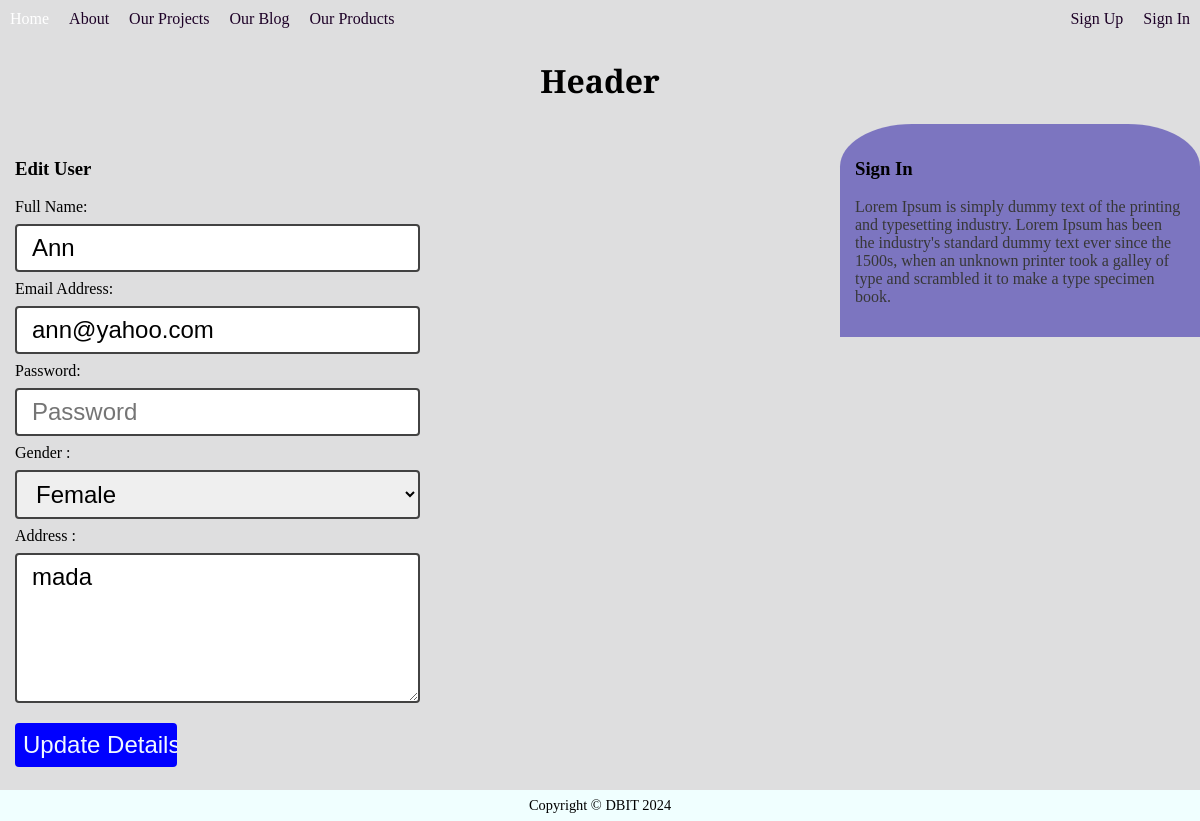
The app's page /edit_users.php?userId=3 with its own data.
### tables this page shows
CREATE TABLE IF NOT EXISTS `users` (
  `userId` bigint(10) NOT NULL AUTO_INCREMENT,
  `fullname` varchar(50) DEFAULT NULL,
  `email` varchar(50) NOT NULL DEFAULT '',
  `genderId` tinyint(1) NOT NULL DEFAULT 0,
  `password` varchar(60) NOT NULL DEFAULT '',
  `address` text DEFAULT NULL,
  `date_created` datetime DEFAULT current_timestamp(),
  `date_updated` datetime DEFAULT current_timestamp() ON UPDATE current_timestamp(),
  PRIMARY KEY (`userId`),
  UNIQUE KEY `email` (`email`)
);

CREATE TABLE IF NOT EXISTS `genders` (
  `genderId` tinyint(1) NOT NULL AUTO_INCREMENT,
  `gender` varchar(50) DEFAULT NULL,
  PRIMARY KEY (`genderId`),
  UNIQUE KEY `gender` (`gender`)
);

### edit_users.php (the view, shortened to what this page needs)
<?php include("templates/header.php"); ?>
<body>
<?php include("templates/nav.php"); ?>
<?php
require_once "includes/dbConnect.php";
$userId = $_GET["userId"];
$get_user = "SELECT * FROM `users` LEFT JOIN `genders` USING (`genderId`) WHERE userId=$userId LIMIT 1";
$get_user_res = $dbConn->query($get_user);
$get_user_row = $get_user_res->fetch_assoc();
?>
<div class="header">
    <h1>Header</h1>
</div>
<div class="row">
    <div class="content">
        <h3>Edit User</h3>
<form action="processes/edit_user.php" method="post">
    <label for="fullname">Full Name: </label><br>
    <input type="text" id="fullname" name="fullname" placeholder="Full Name" autofocus required value="<?php print $get_user_row["fullname"]; ?>"/><br>
    <label for="email_address">Email Address: </label><br>
    <input type="email" id="email_address" name="email_address" placeholder="Email Address" value="<?php print $get_user_row["email"]; ?>" /><br>
    <label for="password">Password: </label><br>
    <input type="password" id="password" name="password" placeholder="Password" /><br>
    <label for="gender">Gender : </label><br>
    <select id="gender" required name="gender">
        <option value="<?php print $get_user_row["genderId"]; ?>"><?php print $get_user_row["gender"]; ?></option>
    </select>
    <br>
    <label for="Address"> Address : </label><br>
<textarea id="Address" name="Address" placeholder="Enter your Address here" col="30" rows="5"><?php print $get_user_row["address"]; ?></textarea>
    <br>
    <input type="submit" name="" value="Update Details" />
    <br>
</form>
    </div>
    <div class="side_bar">
        <h3>Sign In</h3>
        <p>Lorem Ipsum is simply dummy text of the printing and typesetting industry. Lorem Ipsum has been the industry's standard dummy text ever since the 1500s, when an unknown printer took a galley of type and scrambled it to make a type specimen book.</p>
    </div>
</div>
<?php include("templates/footer.php"); ?>

### css/MainStructure.css (style rules this page uses)
body { background-color: rgb(222, 222, 223); margin: 0; }
* { box-sizing: border-box; }
h1 { text-decoration: none; font-family: arvo; }
p { color: #373737; font-family: arvo; }
.header { background: rgb#2e364f; text-align: center; padding: 0px }
.row:after { content: ""; display: block; clear:both; }
.content { width:70%; float: left; padding: 15px; }
.side_bar { padding: 15px; float: left; background-color: rgba(28, 15, 162, 0.5); width:30%; border-top-left-radius: 20%; border-top-right-radius: 20%; }

### css/formStructure.css (style rules this page uses)
input[type=text],input[type=password],input[type=email],input[type=number],select, textarea { width: 50%; padding: 8px 15px; margin: 8px 0; border: 2px solid #424242; box-sizing: border-box; border-radius: 4px; font: 1.5em sans-serif; }
textarea { height: 150px; }
input[type=submit] { width: 20%; padding: 8px; background-color: blue; color: aliceblue; margin: 8px 0; border: none; box-sizing: border-box; border-radius: 4px; font: 1.5em sans-serif; }

### records on screen
users: fullname "Ann", email_address "ann@yahoo.com", gender "Female", Address "mada"
